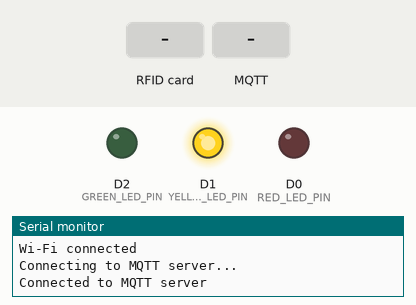
This sketch was run on a simulated ESP8266 (NodeMCU). Shown: output pins drawn as LEDs (lit = HIGH), the last lines printed to the serial monitor. Inputs (shaded band) come from the test bench. WiFi joins after 1.5 s; servers stay silent unless stated; no MQTT or app messages arrive unless stated.

Above: at 2.7 s.
2.8 s: RFID card 5E 7A 19 C4 held to the reader
At 3.1 s:
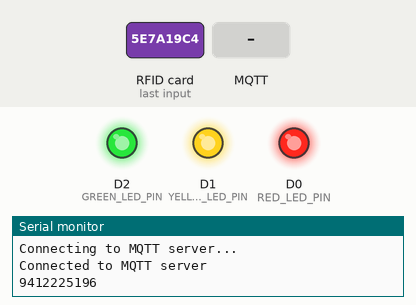
4.3 s: MQTT message "true" arrives on the first subscribed topic
At 5.6 s:
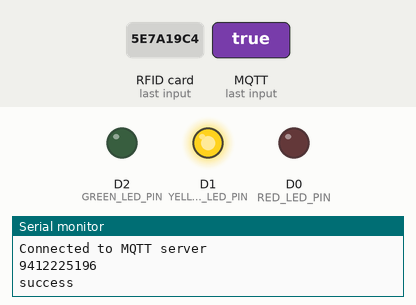
Timing chart, 0 to 7.3 s (numbered marks = the images above; inputs shaded):
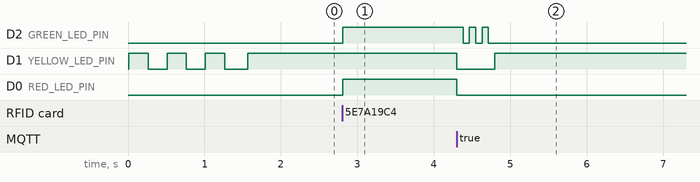

Measured:
- after the input at 2.8 s, D2 (GREEN_LED_PIN), D0 (RED_LED_PIN): LOW → HIGH at once
- after the input at 4.3 s, D1 (YELLOW_LED_PIN): HIGH → LOW at once, → HIGH 0.50 s later; D0 (RED_LED_PIN): HIGH → LOW after 0.00 s instead of 8.5 s
- by itself, D1 (YELLOW_LED_PIN): alternates HIGH for 0.25 s and LOW for 0.25 s, 6 changes in all, then stays HIGH

The sketch:

client.ino
```cpp
#include <ESP8266WiFi.h>
#include <PubSubClient.h>
#include <Adafruit_PN532.h>

#define RED_LED_PIN D0
#define YELLOW_LED_PIN D1
#define GREEN_LED_PIN D2
#define SCK_PIN D5
#define MISO_PIN D6
#define MOSI_PIN D7
#define SS_PIN D8
#define STATUS_DURATION 500
// Update these with your network credentials
const char* ssid = "SUPER WIN";
const char* password = "kamutanya";
char temp[100] = "";

// MQTT broker details
const char* mqttServer = "broker.hivemq.com";
const int mqttPort = 1883;
const char* publishId = "X3ZKeVcLzT3QxLumypkf33jMSWHAUF7f83f5quhNy6yV8G4jVRJPjuxMZzHGcrQRSyUPjV7CBmFmwvTHqP2zf4n3Uz2fGBRUC8QS";
const char* subscribeId = "gTkyy9LWTRiRm7Erxn5YWPGjHxG3ySVjTxPXV6p3kUz57ZLuLY34CkWceA5qhkxnAVQUqez3ixx5TEv7SAm2QAfURu8wyHxvue8n";
bool receivedResponse = false;
unsigned long previousTime = 0;

WiFiClient espClient;
PubSubClient client(espClient);
Adafruit_PN532 nfc(SCK_PIN, MISO_PIN, MOSI_PIN, SS_PIN);


void setup() {
  Serial.begin(9600);
  pinMode(RED_LED_PIN, OUTPUT);
  pinMode(YELLOW_LED_PIN, OUTPUT);
  pinMode(GREEN_LED_PIN, OUTPUT);
  delay(10);

  // PN532 Setup
  nfc.begin();
  uint32_t versiondata = nfc.getFirmwareVersion();

  nfc.SAMConfig();

  if (! versiondata) {
    Serial.print("Didn't find PN53x board");
    while (1); // halt
  }

  // Connect to Wi-Fi
  WiFi.begin(ssid, password);
  while (WiFi.status() != WL_CONNECTED) {
    showMessage(YELLOW_LED_PIN, 1, STATUS_DURATION, "Connecting...");
  }

  Serial.println("");
  Serial.println("Wi-Fi connected");

  // Connect to MQTT broker
  client.setServer(mqttServer, mqttPort);
  client.setCallback(callback);

  while (!client.connected()) {
    Serial.println("Connecting to MQTT server...");
    if (client.connect(subscribeId)) {
      Serial.println("Connected to MQTT server");
      client.subscribe(subscribeId);
    } else {
      Serial.print("Failed with state ");
      Serial.print(client.state());
      delay(2000);
    }
  }
}

void loop(void) {
  digitalWrite(YELLOW_LED_PIN, HIGH);
  digitalWrite(RED_LED_PIN, LOW);
  digitalWrite(GREEN_LED_PIN, LOW);
  uint8_t uid[] = { 0, 0, 0, 0, 0, 0, 0 };
  uint8_t uidLength;

  if (nfc.readPassiveTargetID(PN532_MIFARE_ISO14443A, uid, &uidLength)) {
    strcpy(temp, "");
    for (uint8_t i = 0; i < uidLength; i++) {
      sprintf(temp, "%s%d", temp, uid[i]);
    }
    Serial.println(temp);
    sendData(temp);
  }
}

void sendData(const char* message){
  turnOnAllLed();
  client.publish(publishId, message);

  previousTime = millis();
  while (!receivedResponse) {
    client.loop();

    if (millis() - previousTime > 10000) {
      Serial.println("No response received. Timeout.");
      break;
    }
  }

  receivedResponse = false;
}

void callback(char* topic, byte* payload, unsigned int length) {
  strcpy(temp, "");
  for (uint8_t i = 0; i < length; i++) {
    sprintf(temp, "%s%c", temp, (char)payload[i]);
  }

  receivedResponse = true;
  turnOffAllLed();
  if (strcmp(temp, "true") == 0) showMessage(GREEN_LED_PIN, 3, STATUS_DURATION, "success");
  else showMessage(RED_LED_PIN, 3, STATUS_DURATION, "failed");
}

void turnOnAllLed() {
  digitalWrite(RED_LED_PIN, HIGH);
  digitalWrite(YELLOW_LED_PIN, HIGH);
  digitalWrite(GREEN_LED_PIN, HIGH);
}

void turnOffAllLed() {
  digitalWrite(RED_LED_PIN, LOW);
  digitalWrite(YELLOW_LED_PIN, LOW);
  digitalWrite(GREEN_LED_PIN, LOW);
}


void showMessage(uint8_t ledPin, uint8_t blinkCount, int duration, const char* errorMessage) {
  Serial.println(errorMessage);
  for(uint8_t i=0; i<blinkCount*2; i++){
    digitalWrite(ledPin, !digitalRead(ledPin));
    delay(duration / blinkCount / 2);
  }
}
```
